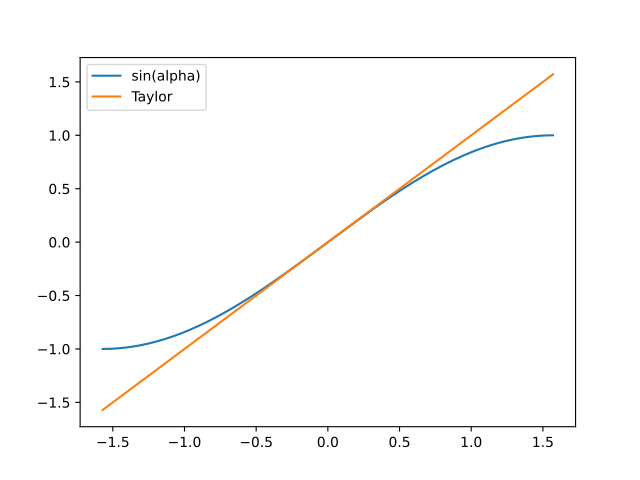

Reproduce this figure in Python.
import numpy as np
import matplotlib.pyplot as plt

alpha =np.linspace(-np.pi / 2, np.pi / 2, 1000)

x = np.sin(alpha)

taylor = alpha

plt.plot(alpha, x, label='sin(alpha)')
plt.plot(alpha, taylor, label='Taylor')

plt.legend()
plt.savefig('ex8.pdf')
plt.show()

errorTaylor = np.abs(x - taylor)
plt.plot(alpha, errorTaylor)
plt.title('Error Taylor')
plt.savefig('ex8_error.pdf')
plt.show()

pade = (alpha - 7 * alpha**3 / 60) / (1 + alpha**2 / 20)
plt.plot(alpha, pade, label='Pade')
plt.legend()
plt.savefig('ex8_pade.pdf')
plt.show()


errorPade = np.abs(x - pade)
plt.plot(alpha, errorPade)
plt.title('Error Pade')
plt.savefig('ex8_error_pade.pdf')
plt.show()

plt.semilogy(alpha, errorPade, label = 'Pade')
plt.semilogy(alpha, errorTaylor, label = 'Taylor')
plt.legend()
plt.title('Error Taylor vs Pade')
plt.savefig('ex8_error_taylor_vs_pade.pdf')
plt.show()
